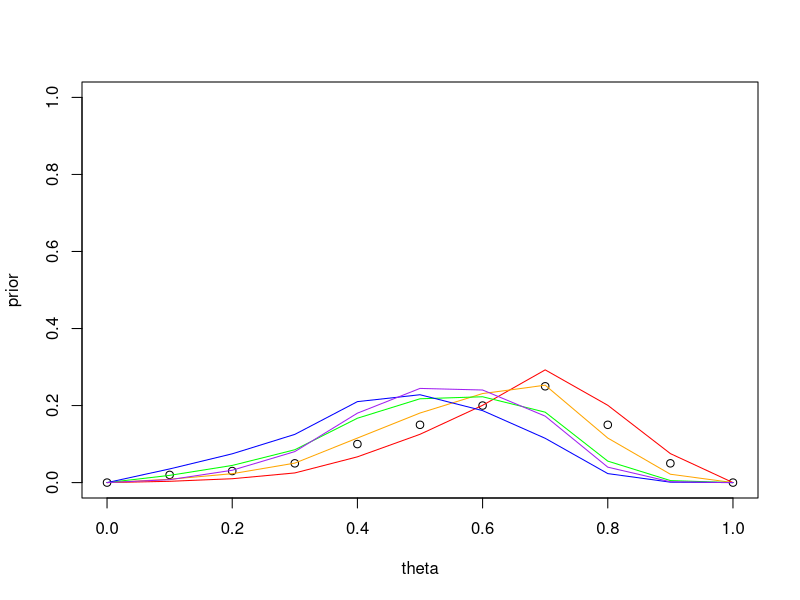
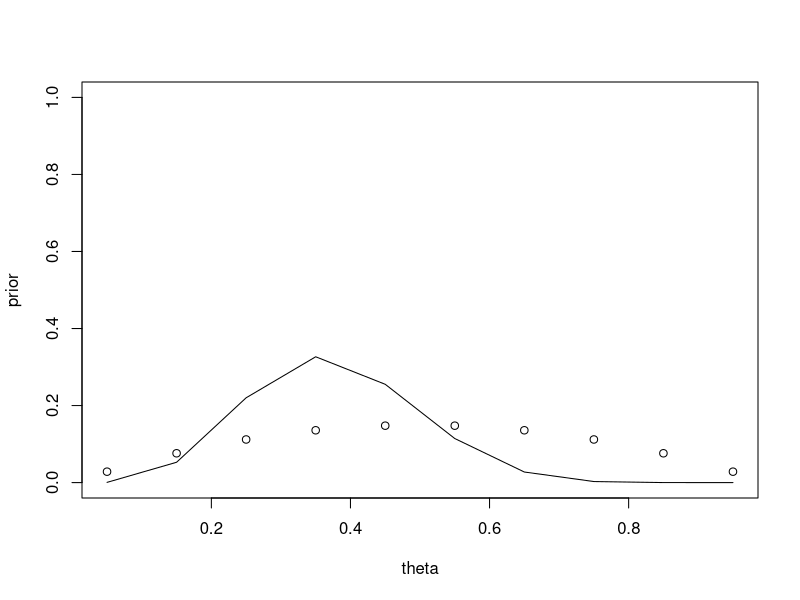

Source code (R) for these figures, in order:
# update one at a time
theta <- c(seq(0,1, by = 0.1))
prior <- c(0,0.02,0.03,0.05,0.10,0.15,0.20,0.25,0.15,0.05,0)
colors <- c("red", "orange", "green", "blue", "purple")
n <- 5
win <- 2
plot(theta,prior,ylim=c(0,1))
results <- c(rep(1,win), rep(0,n - win))
result <- sample(results, length(results))
result
for (i in 1:length(result)){
  upd <- prior * theta^result[i]*(1-theta)^(1-result[i])
  normalize <- sum(upd)
  posterior <- upd/normalize
  prior <- posterior
  lines(theta,posterior, col = colors[i])  
  }

# update all together
theta <- c(seq(0,1, by = 0.1))
prior <- c(0,0.02,0.03,0.05,0.10,0.15,0.20,0.25,0.15,0.05,0)
n <- 5
win <- 2
posterior2 <- prior*dbinom(win,n,theta)/sum(prior*dbinom(win,n,theta))
posterior2
posterior

sum(theta*prior)
sum(theta*posterior) #expected value


#discretization example
# prior probability is proportional to p(1-p)
# grid of 10 entries
theta <- seq(0.05,0.95, by = 0.1)
prior <- theta*(1-theta)/sum(theta*(1-theta))
plot(theta,prior,ylim=c(0,1))
# play 12, win 4
n <- 12
wins <- 4
posterior_12 <- prior*dbinom(wins,n,theta)/sum(prior*dbinom(wins,n,theta))
lines(theta,posterior_12)